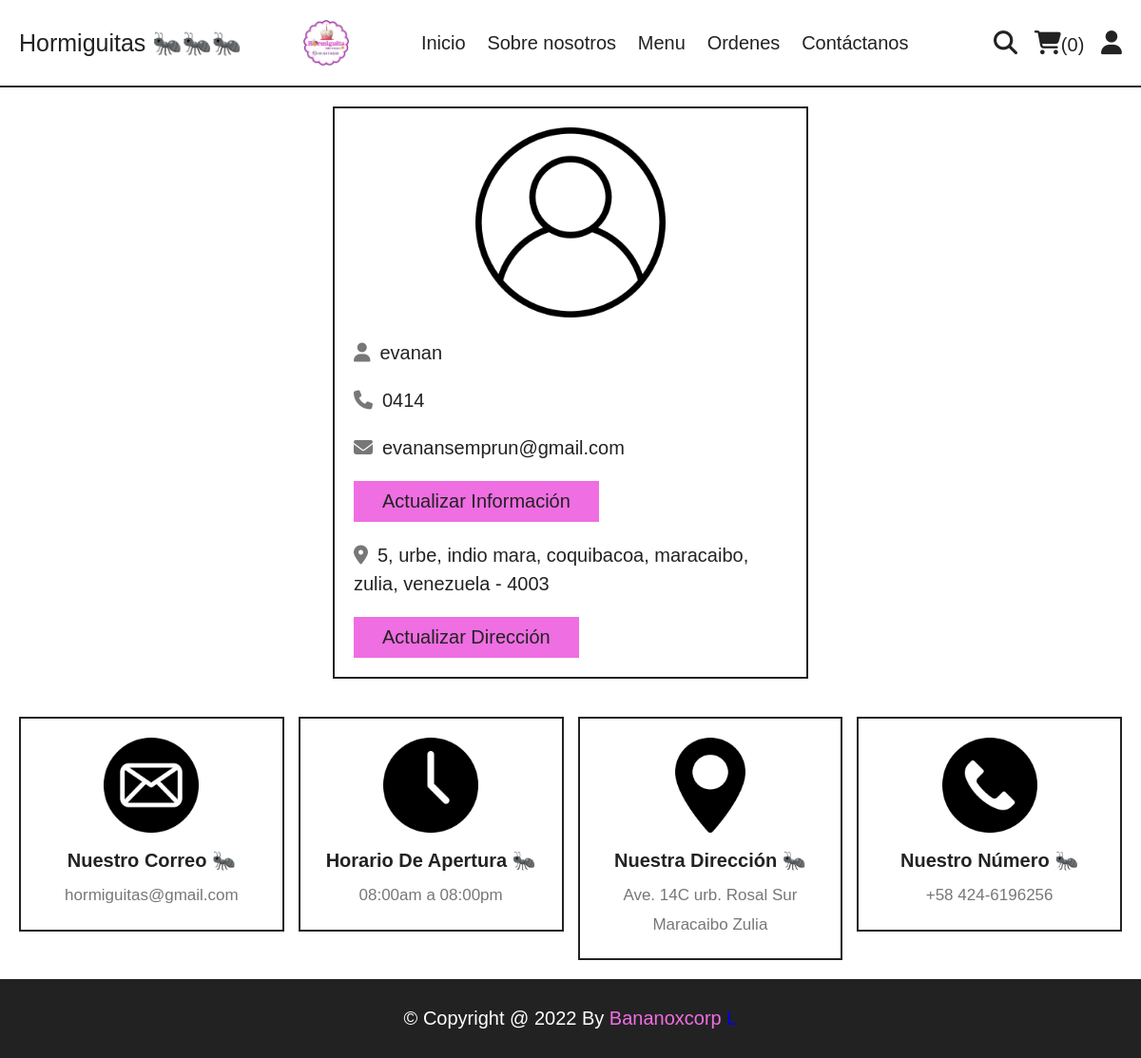
The app's page /profile.php (signed in) with its own data.
### tables this page shows
CREATE TABLE `users` (
  `id` int(100) NOT NULL,
  `name` varchar(20) NOT NULL,
  `email` varchar(50) NOT NULL,
  `number` varchar(10) NOT NULL,
  `password` varchar(50) NOT NULL,
  `address` varchar(500) NOT NULL
);

### profile.php (the view, shortened to what this page needs)
<?php
include 'components/connect.php';
?>
<!DOCTYPE html>
<html lang="en">
<head>
   <link rel="stylesheet" href="https://cdnjs.cloudflare.com/ajax/libs/font-awesome/6.1.1/css/all.min.css">
   <link rel="stylesheet" href="css/style.css">
</head>
<body>
<?php include 'components/user_header.php'; ?>
<section class="user-details">
   <div class="user">
      <img src="images/user-icon.png" alt="">
      <p><i class="fas fa-user"></i><span><span><?= $fetch_profile['name']; ?></span></span></p>
      <p><i class="fas fa-phone"></i><span><?= $fetch_profile['number']; ?></span></p>
      <p><i class="fas fa-envelope"></i><span><?= $fetch_profile['email']; ?></span></p>
      <a href="update_e.php" class="btn">Actualizar información</a>
      <p class="address"><i class="fas fa-map-marker-alt"></i><span><?php if($fetch_profile['address'] == ''){echo 'por favor, introduzca su dirección';}else{echo $fetch_profile['address'];} ?></span></p>
      <a href="update_address.php" class="btn">actualizar dirección</a>
   </div>
</section>
<?php include 'components/footer.php'; ?>
</body>
</html>

### css/style.css (style rules this page uses)
:root { --yellow:#EF6EE2; --red:#e74c3c; --white:#fff; --black:#222; --light-color:#777; --border:.2rem solid var(--black); }
* { font-family: Arial, Helvetica, sans-serif; margin:0; padding:0; box-sizing: border-box; outline: none; border: none; text-decoration: none; }
html { font-size: 62.5%; overflow-x: hidden; scroll-behavior: smooth; stop-opacity: 7rem; }
section { margin:0 auto; max-width: 1200px; padding:2rem; }
.btn, .delete-btn { margin-top: 1rem; display: inline-block; font-size: 2rem; padding:1rem 3rem; cursor: pointer; text-transform: capitalize; transition: .2s linear; }
.btn { background-color: var(--yellow); color:var(--black); }
.user-details .user { max-width: 50rem; margin:0 auto; border:var(--border); padding:2rem; }
.user-details .user img { width: 100%; height: 20rem; object-fit: contain; margin-bottom: 1rem; }
.user-details .user p { padding:1rem 0; line-height: 1.5; font-size: 2rem; }
.user-details .user p span { color:var(--black); }
.user-details .user p i { margin-right: 1rem; color:var(--light-color); }
.user-details .user .address { margin-top: 1rem; }

### records on screen
users: name "evanan", number "0414", email "evanansemprun@gmail.com", address "5, urbe, indio mara, coquibacoa, maracaibo, zulia, venezuela - 4003"

### other values on screen
$total_cart_items "0"
